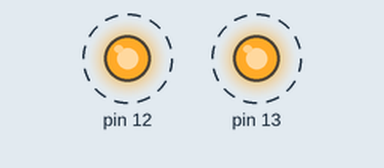
This sketch was run on a simulated Arduino Uno, built with avr-gcc and run on an emulated ATmega328P. Shown: output pins drawn as LEDs (lit = HIGH). Dashed ring = blinking. What the sketch prints to the serial monitor is not drawn.

Above: at 0.5 s.
Timing chart, 0 to 4.6 s (numbered marks = the images above):
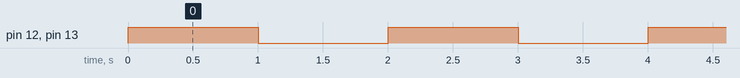

Measured:
- by itself, pin 12, pin 13: alternates HIGH for 1.0 s and LOW for 1.0 s

The sketch:

Serial_test.ino
```cpp
void setup() {
  pinMode(12, OUTPUT);
  Serial.begin(9600);
  pinMode(13, OUTPUT);
}

void loop() {
  digitalWrite(12, HIGH);
  digitalWrite(13, HIGH);
  delay(1000);
  Serial.println("HIGH");
  digitalWrite(12, LOW);
  digitalWrite(13, LOW);
  delay(1000);
  Serial.println("Low");
}
```
